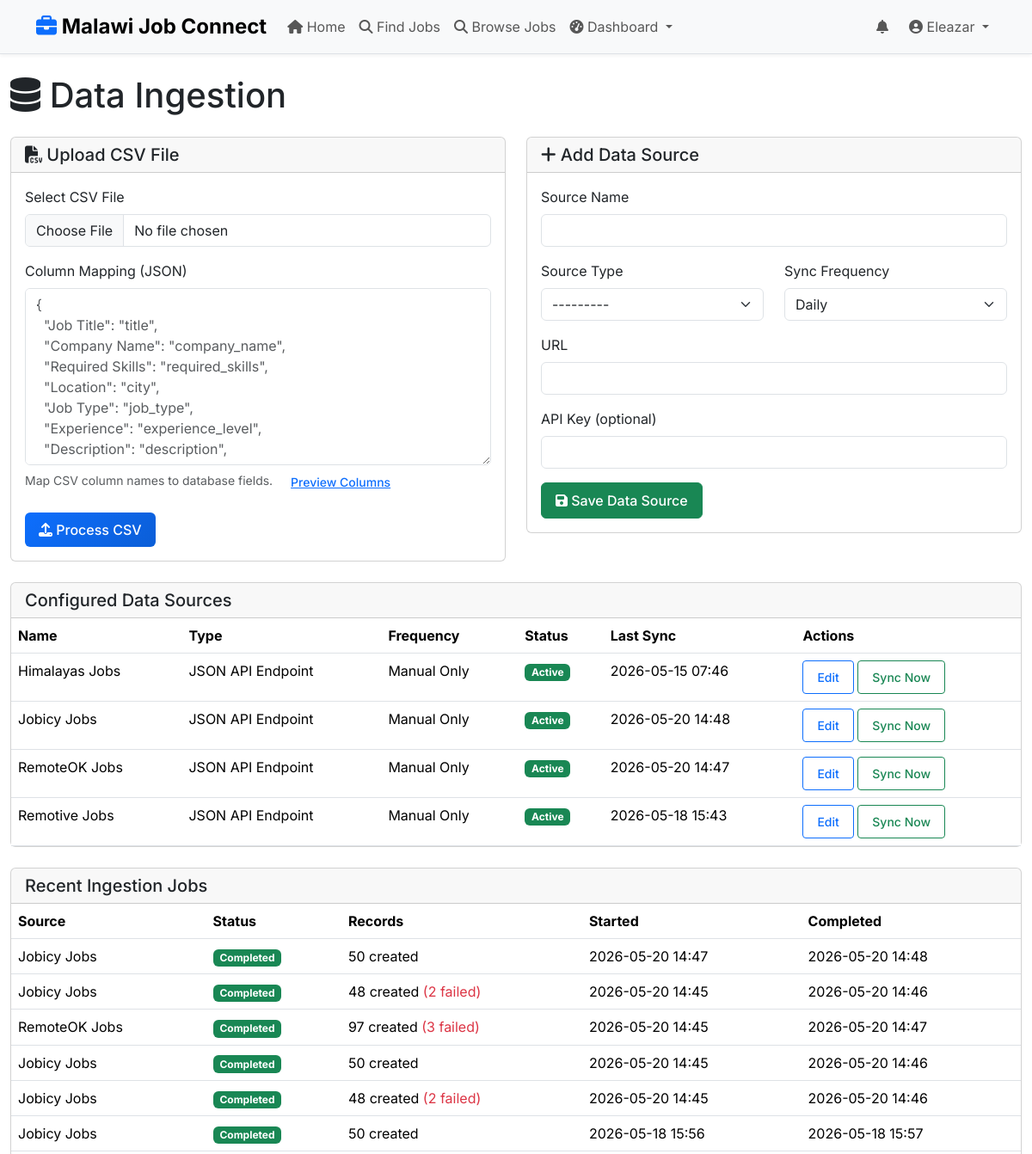
Page /dashboard/ingestion/ (signed in, upper part) on the earlier database version.
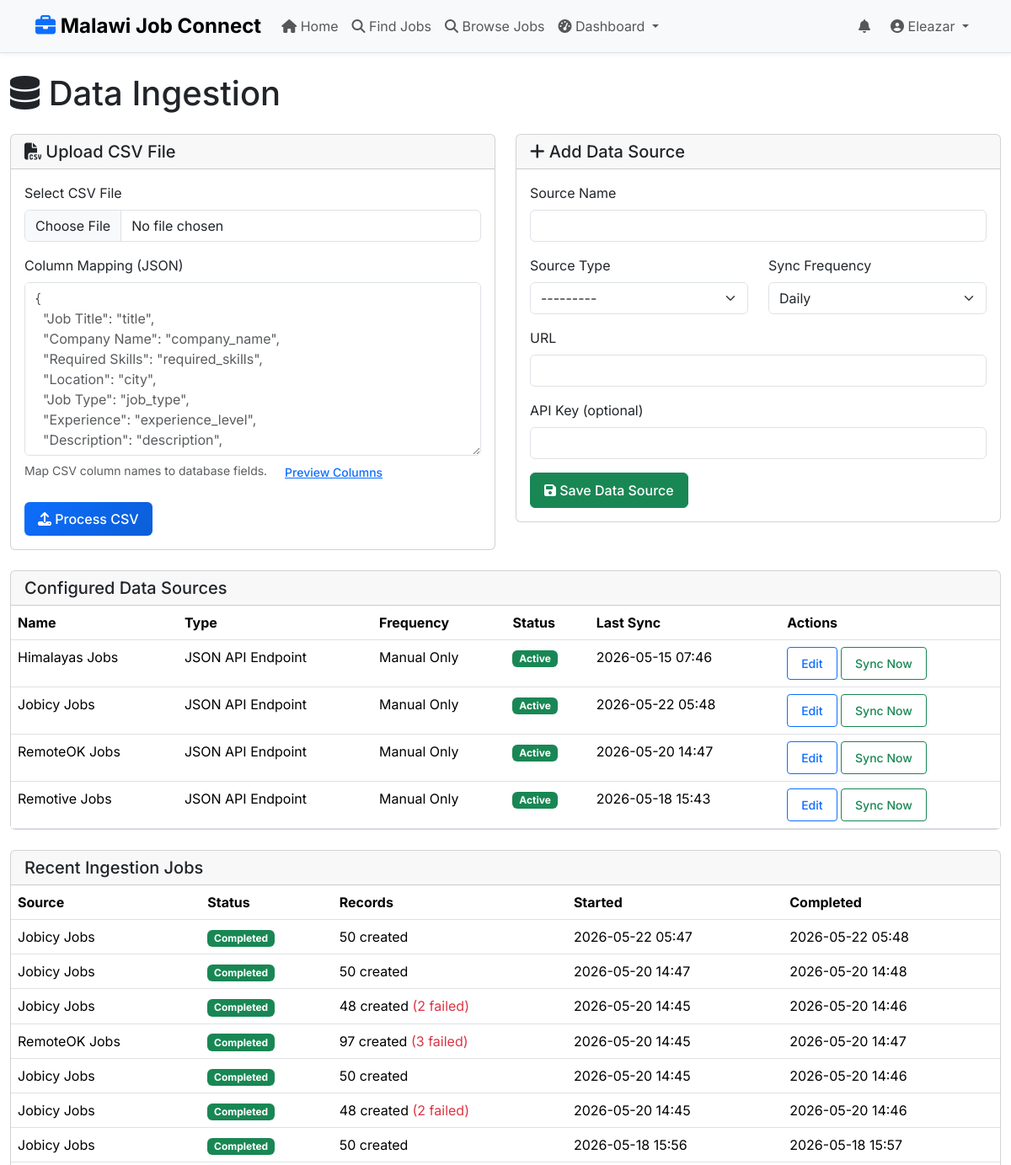
Same page on the later database version.
### apps/ingestion/models.py (models this page shows, shortened)
class DataSource(models.Model):
    class SourceType(models.TextChoices):
        CSV_URL = 'CSV_URL', 'CSV File URL'
        API_JSON = 'API_JSON', 'JSON API Endpoint'
        API_XML = 'API_XML', 'XML API Endpoint'
        GOOGLE_SHEETS = 'GOOGLE_SHEETS', 'Google Sheets'
    name = models.CharField(max_length=200)
    source_type = models.CharField(max_length=20, choices=SourceType.choices)
    url = models.URLField(help_text="API endpoint or CSV file URL")
    api_key = models.CharField(max_length=500, blank=True)
    api_secret = models.CharField(max_length=500, blank=True)
    auth_type = models.CharField(
        max_length=20,
        choices=[('NONE', 'None'), ('BEARER', 'Bearer Token'), ('BASIC', 'Basic Auth')],
        default='NONE'
    )
    is_active = models.BooleanField(default=True)
    sync_frequency = models.CharField(
        max_length=20,
        choices=[
            ('HOURLY', 'Every Hour'),
            ('DAILY', 'Daily'),
            ('WEEKLY', 'Weekly'),
            ('MANUAL', 'Manual Only'),
        ],
        default='DAILY'
    )
    last_sync = models.DateTimeField(null=True, blank=True)
    last_sync_status = models.CharField(
        max_length=20,
        choices=[
            ('SUCCESS', 'Success'),
            ('FAILED', 'Failed'),
            ('RUNNING', 'Running'),
        ],
        null=True,
        blank=True
    )
    default_trust_score = models.IntegerField(default=90)
    auto_approve = models.BooleanField(default=True)
    field_mapping = models.JSONField(
        default=dict,
        help_text="Map source fields to JobVacancy fields"
    )
    created_at = models.DateTimeField(auto_now_add=True)
    updated_at = models.DateTimeField(auto_now=True)
    created_by = models.ForeignKey(
        settings.AUTH_USER_MODEL,
        on_delete=models.SET_NULL,
        null=True,
        related_name='data_sources'
    )
    class Meta:
        db_table = 'data_sources'
        verbose_name = 'Data Source'
        verbose_name_plural = 'Data Sources'
        ordering = ['name']

class IngestionJob(models.Model):
    class Status(models.TextChoices):
        PENDING = 'PENDING', 'Pending'
        PROCESSING = 'PROCESSING', 'Processing'
        COMPLETED = 'COMPLETED', 'Completed'
        FAILED = 'FAILED', 'Failed'
        PARTIAL = 'PARTIAL', 'Partially Completed'
    data_source = models.ForeignKey(
        DataSource,
        on_delete=models.CASCADE,
        related_name='ingestion_jobs',
        null=True,
        blank=True
    )
    uploaded_file = models.FileField(
        upload_to='ingestion/csv/%Y/%m/',
        null=True,
        blank=True
    )
    status = models.CharField(
        max_length=20,
        choices=Status.choices,
        default=Status.PENDING
    )
    started_at = models.DateTimeField(null=True, blank=True)
    completed_at = models.DateTimeField(null=True, blank=True)
    total_records = models.IntegerField(default=0)
    processed_records = models.IntegerField(default=0)
    created_records = models.IntegerField(default=0)
    updated_records = models.IntegerField(default=0)
    failed_records = models.IntegerField(default=0)
    error_log = models.TextField(blank=True)
    created_by = models.ForeignKey(
        settings.AUTH_USER_MODEL,
        on_delete=models.SET_NULL,
        null=True,
        related_name='ingestion_jobs'
    )
    created_at = models.DateTimeField(auto_now_add=True)
    class Meta:
        db_table = 'ingestion_jobs'
        ordering = ['-created_at']

### apps/dashboard/views.py (the view)
# urls.py: path('ingestion/', views.ingestion_dashboard, name='ingestion'),
@staff_member_required(login_url='accounts:login')
def ingestion_dashboard(request):
    data_sources = DataSource.objects.all().order_by('-is_active', 'name')
    recent_jobs = IngestionJob.objects.select_related('data_source', 'created_by').order_by('-created_at')[:20]
    context = {
        'data_sources': data_sources,
        'recent_jobs': recent_jobs,
        'csv_form': CSVUploadForm(),
        'source_form': DataSourceForm(),
    }
    return render(request, 'dashboard/ingestion.html', context)

### apps/ingestion/forms.py (shortened to what this page needs)
class CSVUploadForm(forms.ModelForm):
    column_mapping = forms.CharField(
        required=False,
        widget=forms.Textarea(attrs={
            'rows': 8,
            'class': 'form-control',
            'placeholder': '{\n  "Job Title": "title",\n  "Company Name": "company_name",\n  "Required Skills": "required_skills",\n  "Location": "city",\n  "Job Type": "job_type",\n  "Experience": "experience_level",\n  "Description": "description",\n  "Expiry Date": "expiry_date"\n}'
        }),
        help_text="Map CSV column names to database fields (JSON format)"
    )
    class Meta:
        model = IngestionJob
        fields = ['uploaded_file']
        widgets = {
            'uploaded_file': forms.FileInput(attrs={
                'class': 'form-control',
                'accept': '.csv'
            })
        }

### templates/dashboard/ingestion.html (shortened to what the changed rows need)
{% extends 'base/base.html' %}
{% block content %}
<div class="container-fluid mt-4">
    <h1 class="mb-4">
        <i class="fas fa-database"></i> Data Ingestion
    </h1>
    <div class="row">
        <div class="col-12">
            <div class="card">
                <div class="card-body p-0">
                    <div class="table-responsive">
                        <table class="table table-hover mb-0">
                            <thead>
                                <tr>
                                    <th>Name</th>
                                    <th>Type</th>
                                    <th>Frequency</th>
                                    <th>Status</th>
                                    <th>Last Sync</th>
                                    <th>Actions</th>
                                </tr>
                            </thead>
                            <tbody>
                                {% for source in data_sources %}
                                <tr>
                                    <td>{{ source.name }}</td>
                                    <td>{{ source.get_source_type_display }}</td>
                                    <td>{{ source.get_sync_frequency_display }}</td>
                                    <td>
                                        {% if source.is_active %}
                                        <span class="badge bg-success">Active</span>
                                        {% else %}
                                        <span class="badge bg-secondary">Inactive</span>
                                        {% endif %}
                                    </td>
                                    <td>
                                        {% if source.last_sync %}
                                        {{ source.last_sync|date:"Y-m-d H:i" }}
                                        {% else %}
                                        Never
                                        {% endif %}
                                    </td>
                                    <td>
                                        <a href="{% url 'dashboard:update_source' source.id %}" class="btn btn-sm btn-outline-primary">
                                            Edit
                                        </a>
                                        {% if source.source_type == 'API_JSON' %}
                                        <form method="post" action="{% url 'dashboard:trigger_sync' source.id %}" class="d-inline">
                                            <button type="submit" class="btn btn-sm btn-outline-success">
                                                Sync Now
                                            </button>
                                        </form>
                                        {% endif %}
                                    </td>
                                </tr>
                                {% empty %}
                                <tr>
                                    <td colspan="6" class="text-center text-muted py-3">
                                        No data sources configured yet
                                    </td>
                                </tr>
                                {% endfor %}
                            </tbody>
                        </table>
                    </div>
                </div>
            </div>
        </div>
    </div>
    <div class="row mt-4">
        <div class="col-12">
            <div class="card">
                <div class="card-body p-0">
                    <div class="table-responsive">
                        <table class="table table-hover mb-0">
                            <thead>
                                <tr>
                                    <th>Source</th>
                                    <th>Status</th>
                                    <th>Records</th>
                                    <th>Started</th>
                                    <th>Completed</th>
                                </tr>
                            </thead>
                            <tbody>
                                {% for job in recent_jobs %}
                                <tr>
                                    <td>{{ job.data_source.name|default:"Manual Upload" }}</td>
                                    <td>
                                        {% if job.status == 'COMPLETED' %}
                                        <span class="badge bg-success">Completed</span>
                                        {% elif job.status == 'PROCESSING' %}
                                        <span class="badge bg-info">Processing</span>
                                        {% elif job.status == 'FAILED' %}
                                        <span class="badge bg-danger">Failed</span>
                                        {% else %}
                                        <span class="badge bg-secondary">{{ job.status }}</span>
                                        {% endif %}
                                    </td>
                                    <td>
                                        {{ job.created_records }} created
                                        {% if job.failed_records %}
                                        <span class="text-danger">({{ job.failed_records }} failed)</span>
                                        {% endif %}
                                    </td>
                                    <td>{{ job.started_at|date:"Y-m-d H:i" }}</td>
                                    <td>{{ job.completed_at|date:"Y-m-d H:i"|default:"-" }}</td>
                                </tr>
                                {% empty %}
                                <tr>
                                    <td colspan="5" class="text-center text-muted py-3">
                                        No ingestion jobs yet
                                    </td>
                                </tr>
                                {% endfor %}
                            </tbody>
                        </table>
                    </div>
                </div>
            </div>
        </div>
    </div>
</div>
{% endblock %}

Differences in the rows shown:
changed DataSource "Jobicy Jobs": last_sync "2026-05-20 14:48" → "2026-05-22 05:48"
added IngestionJob: data_source.name "Jobicy Jobs", status "Completed", created_records "50", started_at "2026-05-22 05:47", completed_at "2026-05-22 05:48"
